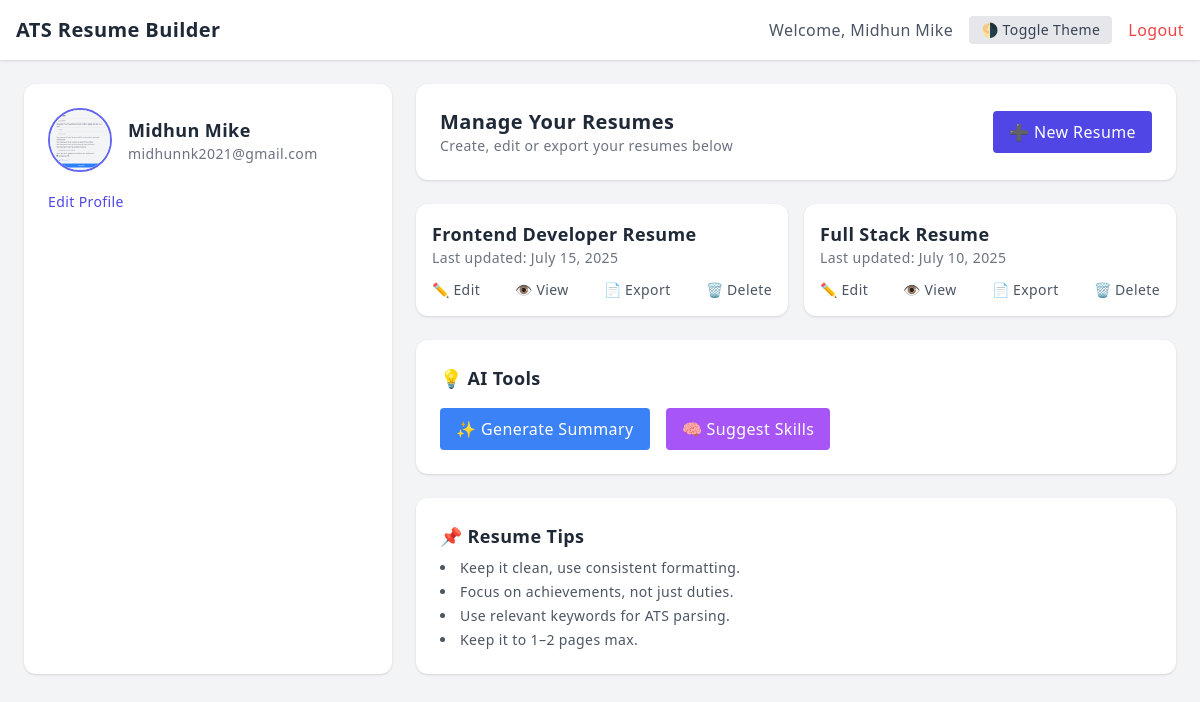
The app's page /home/ (signed in), older data.
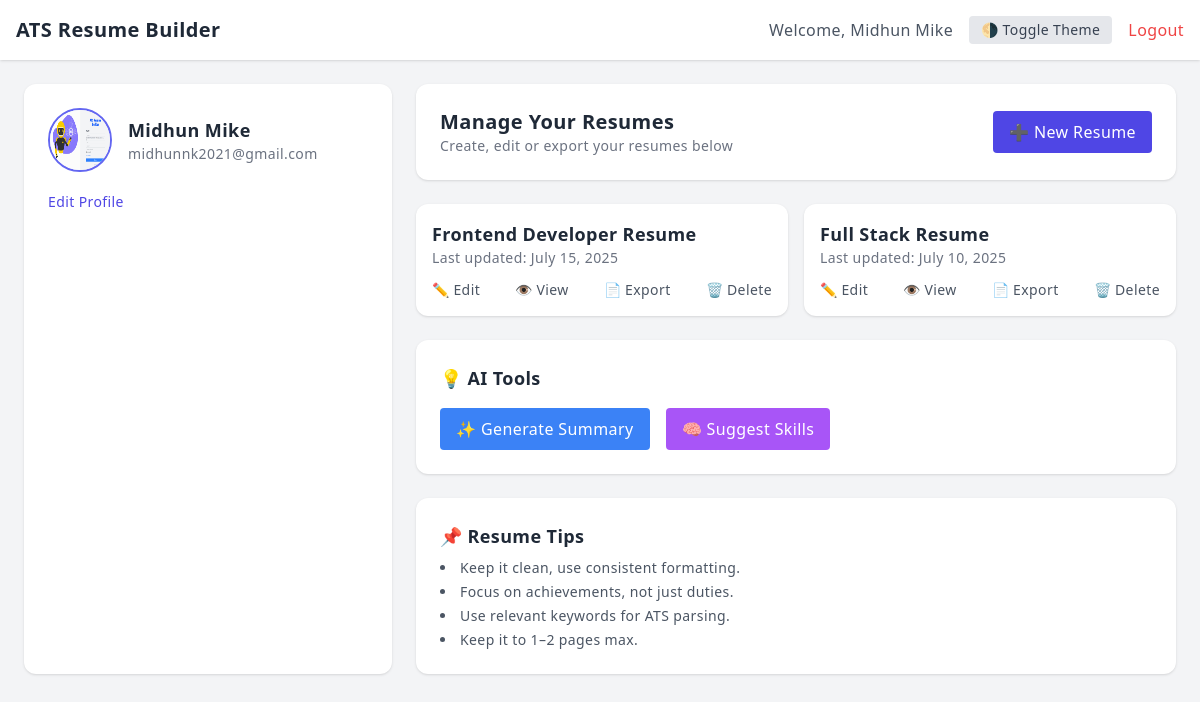
The same page, newer data.
### accounts/models.py (models this page shows, shortened)
class ProfileModel(models.Model):
    user = models.OneToOneField(User, on_delete=models.CASCADE)
    name = models.CharField(max_length=50, blank=True)
    location = models.CharField(max_length=50, blank=True)
    image = models.ImageField(null=True, upload_to=user_directory)
    email = models.EmailField(blank=True)
    phone_number = models.BigIntegerField(blank=True, null=True)
    github = models.CharField(max_length=50, blank=True)
    linkedin = models.CharField(max_length=50, blank=True)

### accounts/views.py (the view)
# urls.py: path('home/',home_view, name='home'),
@login_required
def home_view(request):
    profile = request.user.profilemodel
    return render(request,'views/home.html',{'profile':profile})

### accounts/templates/views/home.html (shortened to what the changed rows need)
<!DOCTYPE html>
{% load static %}
<html lang="en" class="transition-colors duration-300">
<head>
  <script src="https://cdn.tailwindcss.com"></script>
</head>
<body class="bg-gray-100 dark:bg-gray-900 dark:text-gray-100 font-sans leading-relaxed tracking-wide">
  <header class="bg-white dark:bg-gray-800 shadow p-4 flex justify-between items-center">
    <h1 class="text-xl font-bold text-gray-800 dark:text-white">ATS Resume Builder</h1>
    <div class="flex items-center space-x-4">
      <span class="text-gray-600 dark:text-gray-300">Welcome, {{profile.name}}</span>
      <button onclick="toggleTheme()" class="bg-gray-200 dark:bg-gray-700 text-gray-700 dark:text-gray-200 px-3 py-1 rounded text-sm">
        🌗 Toggle Theme
      </button>
      <a href="{% url 'logout' %}" class="text-red-500 hover:underline">Logout</a>
    </div>
  </header>
  <div class="grid grid-cols-1 lg:grid-cols-3 gap-6 p-6 max-w-7xl mx-auto">
    <div class="lg:col-span-1 bg-white dark:bg-gray-800 rounded-xl shadow p-6">
      <div class="flex items-center space-x-4">
        <img src="{{profile.image.url}}" alt="Profile" class="w-16 h-16 rounded-full border-2 border-indigo-500" />
        <div>
          <h2 class="text-lg font-semibold text-gray-800 dark:text-white"> {{profile.name}}</h2>
          <p class="text-sm text-gray-500 dark:text-gray-300"> {{profile.email}}</p>
        </div>
      </div>
    </div>
    <div class="lg:col-span-2 space-y-6">
      <div class="bg-white dark:bg-gray-800 rounded-xl shadow p-6 flex justify-between items-center">
        <div>
          <h2 class="text-xl font-semibold text-gray-800 dark:text-white">Manage Your Resumes</h2>
        </div>
      </div>
      <div class="bg-white dark:bg-gray-800 rounded-xl shadow p-6">
        <h2 class="text-lg font-semibold text-gray-800 dark:text-white mb-4">💡 AI Tools</h2>
      </div>
      <div class="bg-white dark:bg-gray-800 rounded-xl shadow p-6">
        <h2 class="text-lg font-semibold text-gray-800 dark:text-white mb-2">📌 Resume Tips</h2>
      </div>
    </div>
  </div>
</body>
</html>

Row changes from the older to the newer data that the page shows:
changed ProfileModel "Midhun Mike": image: a different picture
